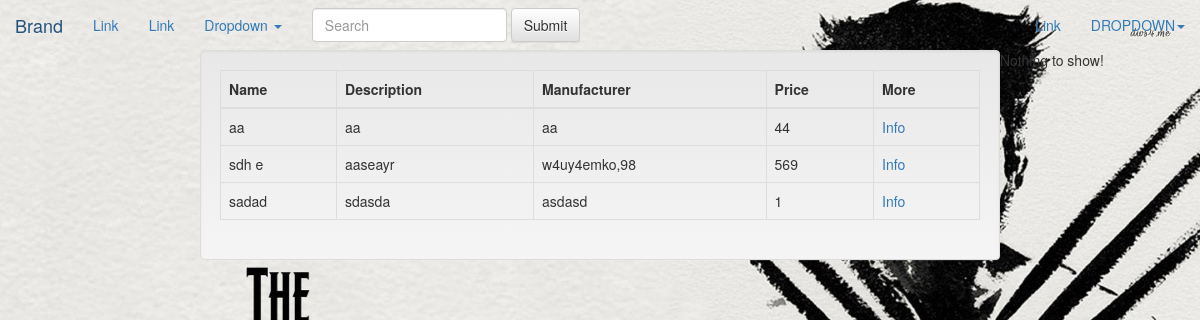
The page / on the database its author committed.
### registration/models.py (models this page shows)
class Chocolate(models.Model):
        id = models.AutoField(primary_key=True)
        name = models.CharField(_('Chocolate Name'), max_length=100, blank=True)
        description = models.CharField(_('Chocolate Description'), max_length=1000, blank=True)
        manufacturer = models.CharField(_('Chocolate Manufacturer'), max_length=100, blank=True)
        price = models.IntegerField(_('Chocolate Price'),
                                    validators=[MaxValueValidator(1000), MinValueValidator(0)],
                                    help_text=_('4 digits maximum'), blank=True, null=True)

### registration/views.py (the view)
# urls.py: url(r'^$', Home.as_view(), name='home'),
class Home(ListView):
    template_name="index.html"
    def get_queryset(self):
        return Chocolate.objects.all()

### registration/templates/index.html (shortened to what this page needs)
{% load staticfiles %}
<!DOCTYPE html>
<html lang="en">
<head>
    <link rel="stylesheet" href="{% static 'css/bootstrap.min.css' %}">
    <link rel="stylesheet" href="{% static 'css/bootstrap-theme.min.css' %}">
</head>
<body style="background-image: url({% static "images/wolverine-wallpaper-14.jpg" %});background-repeat:no-repeat;background-size:100%;height: 140px;display:block;padding:0 !important;margin:0;">
<div class="navbar-header">
    <a class="navbar-brand" href="#">Brand</a>
</div>
<div class="collapse navbar-collapse" id="bs-example-navbar-collapse-1">
    <ul class="nav navbar-nav">
        <li class="active"><a href="#">Link <span class="sr-only">(current)</span></a></li>
        <li><a href="#">Link</a></li>
        <li class="dropdown">
            <a href="#" class="dropdown-toggle" data-toggle="dropdown" role="button" aria-haspopup="true" aria-expanded="false">Dropdown <span class="caret"></span></a>
        </li>
    </ul>
    <form class="navbar-form navbar-left" role="search">
        <div class="form-group">
            <input type="text" class="form-control" placeholder="Search">
        </div>
        <button type="submit" class="btn btn-default">Submit</button>
    </form>
    <ul class="nav navbar-nav navbar-right">
        <li><a href="#">Link</a></li>
          <li class="dropdown">
                    <a href="#" class="dropdown-toggle" data-toggle="dropdown" role="button" aria-haspopup="true" aria-expanded="false">DROPDOWN<span class="caret"></span></a>
                </li>
            </ul>
        </div>
<div class="col-md-8 col-md-offset-2 well">
<table class="table table-hover table-bordered table-responsive">
    <thead>
    <tr>
        <th>
            Name
        </th>
        <th>
            Description
        </th>
        <th>
            Manufacturer
        </th>
        <th>
            Price
        </th>
           <th>
            More
        </th>
    </tr>
    </thead>
    <tbody>
    {% for item in object_list %}
        <tr>
            <td> {{ item.name }} </td>
            <td> {{ item.description }}</td>
            <td> {{ item.manufacturer }}</td>
            <td> {{ item.price }}</td>
            <td> <a href="{% url 'chocolate_info' item.id %}">Info</a> </td>
        </tr>
    {% endfor %}
    </tbody>
</table>
</div>
{% if user.is_anonymous %}
Nothing to show!
{% else %}
<div class="col-md-5 col-md-offset-5" style="padding-top:10%;">
    <a href="{%  url 'add_chocolate' %}">
    <button class="btn btn-primary">Add a Chocolate</button>
    </a>
    {% endif %}
</body>
</html>

### rows shown on the page
Chocolate: name "aa", description "aa", manufacturer "aa", price "44"
Chocolate: name "sdh e", description "aaseayr", manufacturer "w4uy4emko,98", price "569"
Chocolate: name "sadad", description "sdasda", manufacturer "asdasd", price "1"
